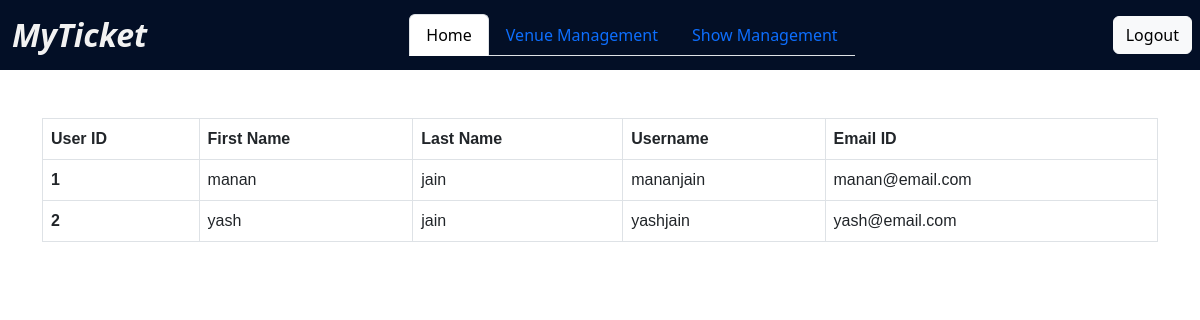
Before: /admin/ (signed in) with the older database file.
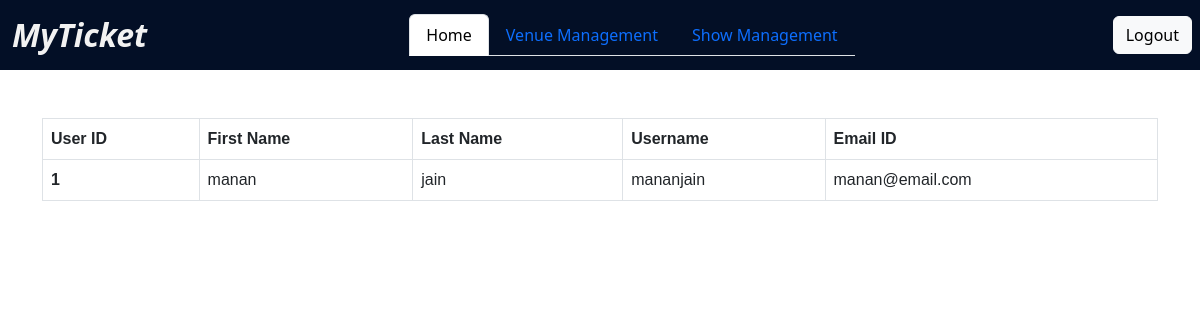
After: the same page with the newer database file.
### app/models/models.py (models this page shows, shortened)
class User(db.Model, UserMixin):
    __tablename__ = "user"
    user_id = db.Column(db.Integer, primary_key=True, autoincrement=True)
    email = db.Column(db.String(150), unique=True, nullable=False)
    password = db.Column(db.String(150), nullable=False)
    cpassword = db.Column(db.String(150), nullable=False)
    first_name = db.Column(db.String(150), nullable=False)
    last_name = db.Column(db.String(150), nullable=False)
    username = db.Column(db.String(150), unique=True, nullable=False)
    isadmin = db.Column(db.Boolean, default=False)

### app/controllers/admin/admin_controllers.py (the view)
@admin_controls.route("/", methods=['GET', 'POST'])
@admin_required
@login_required
def adminhome():
    users = User.query.all()
    return render_template("admin/admin_index.html.jinja2", users=users)

### app/controllers/auth.py (called while the page is built)
def admin_required(f):
    @wraps(f)
    def decorated(*args, **kwargs):
        is_admin = False
        if current_user.is_authenticated:
            is_admin = current_user.isadmin
        if not is_admin:
            return "<h1>Routes doesn't exits</h1>", 400
        elif is_admin:
            return f(*args, **kwargs)
    return decorated

@login_manager.user_loader
def load_user(user_id):
    return User.query.get(int(user_id))

### app/templates/admin/admin_index.html.jinja2 (shortened to what this page needs)
<!DOCTYPE html>
<html lang="en">
<head>
  <link rel="stylesheet" href="../../static/styles/admin_index.style.css">
</head>
<body>
  {% include 'admin/base.html.jinja2' %}
  <div class="container">
  <div class="col-sm-12">
  <table class="table table-bordered table-hover table--style">
  <thead>
    <tr class="table__head">
      <th scope="col">User ID</th>
      <th scope="col">First Name</th>
      <th scope="col">Last Name</th>
      <th scope="col">Username</th>
      <th scope="col">Email ID</th>
    </tr>
  </thead>
  {% for user in users %}
  <tbody>
    <tr>
      <th scope="row">{{user.user_id}}</th>
      <td>{{user.first_name}}</td>
      <td>{{user.last_name}}</td>
      <td>{{user.username}}</td>
      <td>{{user.email}}</td>
    </tr>
  </tbody>
  {% endfor %}
</table>
  </div>
</div>
</body>
</html>

Changed rows visible on the page:
removed User: user_id "2", first_name "yash", last_name "jain", username "yashjain", email "yash@email.com"
